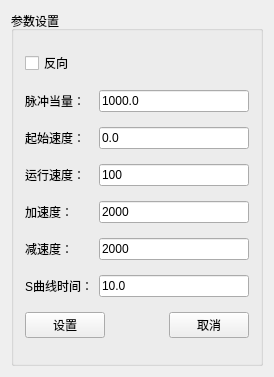
<?xml version="1.0" encoding="UTF-8"?>
<ui version="4.0">
 <class>ParaSettingsClass</class>
 <widget class="QWidget" name="ParaSettingsClass">
  <property name="geometry">
   <rect>
    <x>0</x>
    <y>0</y>
    <width>274</width>
    <height>377</height>
   </rect>
  </property>
  <property name="windowTitle">
   <string>ParaSettings</string>
  </property>
  <layout class="QHBoxLayout" name="horizontalLayout">
   <item>
    <widget class="QGroupBox" name="groupBox">
     <property name="title">
      <string>参数设置</string>
     </property>
     <layout class="QGridLayout" name="gridLayout">
      <item row="0" column="0">
       <widget class="QCheckBox" name="DirCheckBox">
        <property name="sizePolicy">
         <sizepolicy hsizetype="Fixed" vsizetype="Fixed">
          <horstretch>0</horstretch>
          <verstretch>0</verstretch>
         </sizepolicy>
        </property>
        <property name="text">
         <string>反向</string>
        </property>
       </widget>
      </item>
      <item row="1" column="0">
       <widget class="QLabel" name="label_2">
        <property name="sizePolicy">
         <sizepolicy hsizetype="Fixed" vsizetype="Fixed">
          <horstretch>0</horstretch>
          <verstretch>0</verstretch>
         </sizepolicy>
        </property>
        <property name="text">
         <string>脉冲当量：</string>
        </property>
       </widget>
      </item>
      <item row="1" column="1" colspan="2">
       <widget class="QLineEdit" name="UnitsLineEdit">
        <property name="text">
         <string>1000.0</string>
        </property>
       </widget>
      </item>
      <item row="2" column="0">
       <widget class="QLabel" name="label_3">
        <property name="sizePolicy">
         <sizepolicy hsizetype="Fixed" vsizetype="Fixed">
          <horstretch>0</horstretch>
          <verstretch>0</verstretch>
         </sizepolicy>
        </property>
        <property name="text">
         <string>起始速度：</string>
        </property>
       </widget>
      </item>
      <item row="2" column="1" colspan="2">
       <widget class="QLineEdit" name="LowSpeedLineEdit">
        <property name="text">
         <string>0.0</string>
        </property>
       </widget>
      </item>
      <item row="3" column="0">
       <widget class="QLabel" name="label_4">
        <property name="sizePolicy">
         <sizepolicy hsizetype="Fixed" vsizetype="Fixed">
          <horstretch>0</horstretch>
          <verstretch>0</verstretch>
         </sizepolicy>
        </property>
        <property name="text">
         <string>运行速度：</string>
        </property>
       </widget>
      </item>
      <item row="3" column="1" colspan="2">
       <widget class="QLineEdit" name="SpeedLineEdit">
        <property name="text">
         <string>100</string>
        </property>
       </widget>
      </item>
      <item row="4" column="0">
       <widget class="QLabel" name="label_5">
        <property name="sizePolicy">
         <sizepolicy hsizetype="Fixed" vsizetype="Fixed">
          <horstretch>0</horstretch>
          <verstretch>0</verstretch>
         </sizepolicy>
        </property>
        <property name="text">
         <string>加速度：</string>
        </property>
       </widget>
      </item>
      <item row="4" column="1" colspan="2">
       <widget class="QLineEdit" name="AccLineEdit">
        <property name="text">
         <string>2000</string>
        </property>
       </widget>
      </item>
      <item row="5" column="0">
       <widget class="QLabel" name="label_6">
        <property name="sizePolicy">
         <sizepolicy hsizetype="Fixed" vsizetype="Fixed">
          <horstretch>0</horstretch>
          <verstretch>0</verstretch>
         </sizepolicy>
        </property>
        <property name="text">
         <string>减速度：</string>
        </property>
       </widget>
      </item>
      <item row="5" column="1" colspan="2">
       <widget class="QLineEdit" name="DecLineEdit">
        <property name="text">
         <string>2000</string>
        </property>
       </widget>
      </item>
      <item row="6" column="0">
       <widget class="QLabel" name="label_7">
        <property name="sizePolicy">
         <sizepolicy hsizetype="Fixed" vsizetype="Fixed">
          <horstretch>0</horstretch>
          <verstretch>0</verstretch>
         </sizepolicy>
        </property>
        <property name="text">
         <string>S曲线时间：</string>
        </property>
       </widget>
      </item>
      <item row="6" column="1" colspan="2">
       <widget class="QLineEdit" name="SrampLineEdit">
        <property name="text">
         <string>10.0</string>
        </property>
       </widget>
      </item>
      <item row="7" column="0" colspan="2">
       <widget class="QPushButton" name="pushButton">
        <property name="sizePolicy">
         <sizepolicy hsizetype="Fixed" vsizetype="Fixed">
          <horstretch>0</horstretch>
          <verstretch>0</verstretch>
         </sizepolicy>
        </property>
        <property name="text">
         <string>设置</string>
        </property>
       </widget>
      </item>
      <item row="7" column="2">
       <widget class="QPushButton" name="pushButton_2">
        <property name="sizePolicy">
         <sizepolicy hsizetype="Fixed" vsizetype="Fixed">
          <horstretch>0</horstretch>
          <verstretch>0</verstretch>
         </sizepolicy>
        </property>
        <property name="text">
         <string>取消</string>
        </property>
       </widget>
      </item>
     </layout>
    </widget>
   </item>
  </layout>
 </widget>
 <layoutdefault spacing="6" margin="11"/>
 <resources/>
 <connections/>
</ui>
